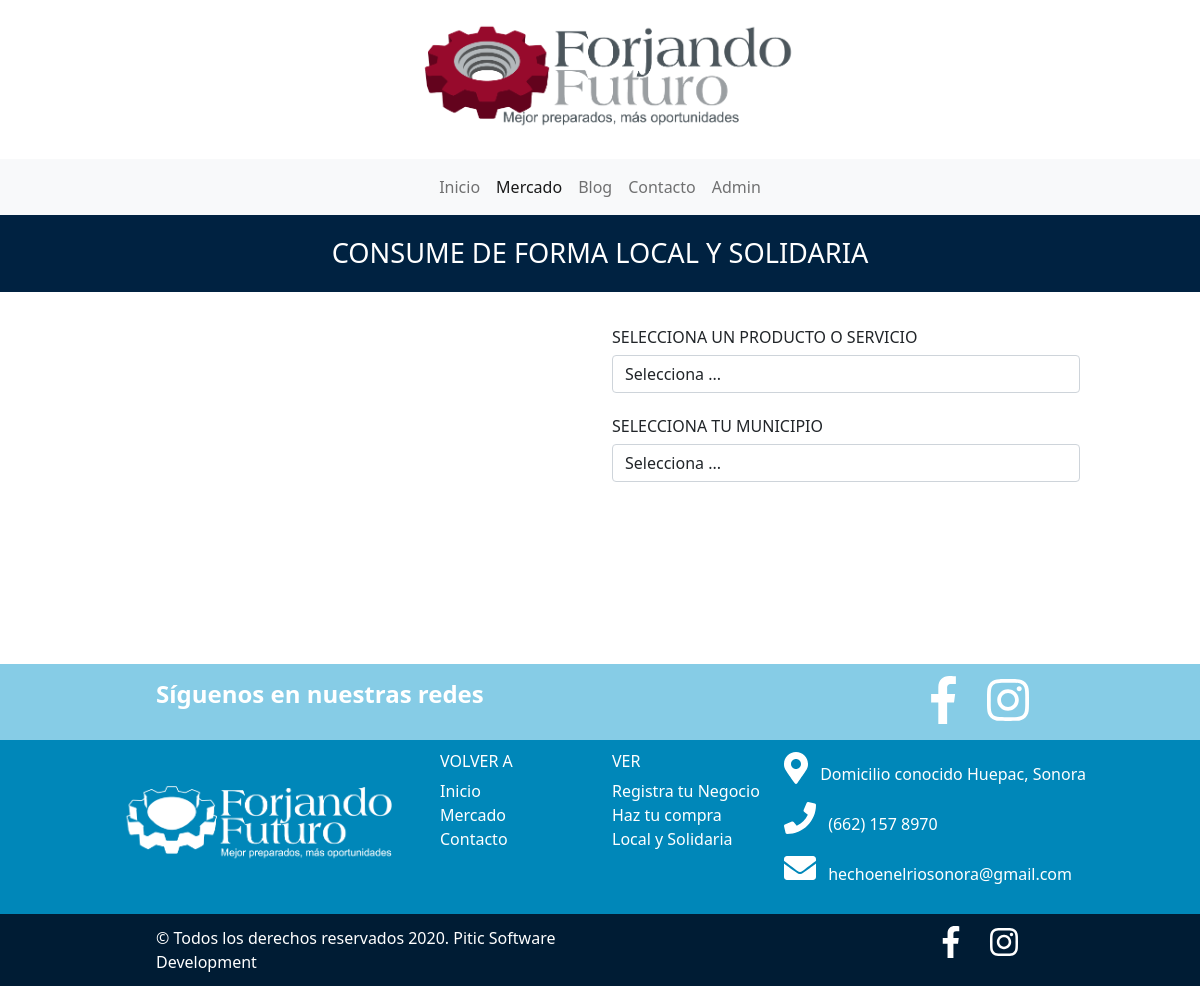
The page /market/company_list/ on the database its author committed.
### contact/models.py (models this page shows, shortened)
class Bussiness(models.Model):
    key = models.SlugField(verbose_name='Clave', max_length=100, unique=True)
    name= models.CharField(max_length=100, verbose_name='Nombre')
    address= models.CharField(max_length=100, verbose_name='Direccion')
    phone= models.CharField(max_length=100, verbose_name='Telefono')
    email= models.CharField(max_length=100, verbose_name='Correo electrónico')
    class Meta:
        verbose_name = 'Empresa'
        verbose_name_plural = 'Empresa'
        ordering = ['-name']

### market/views.py (the view)
# urls.py: path('company_list/', views.company_list, name='company_list'),
def company_list(request):
    companies = Company.objects.all()
    tags = Tag.objects.all()
    cities = City.objects.all()
    return render(request, "market/company_list.html", {'companies':companies, 'tags':tags, 'cities':cities})

### contact/processors.py (called while the page is built)
def ctx_dict(request):
    ctx={}
    bussiness = Bussiness.objects.all()[:1]
    for b in bussiness:
        print(b.name)
        ctx[b.key] = b
    return ctx

### market/models.py (called while the page is built)
    def __str__(self):
        return self.name

### market/templates/market/company_list.html (shortened to what this page needs)
{% extends  'core/base.html' %}
{% load static %}
{% block links %}
    <link href="{% static 'market/css/company_list.css' %}?" rel="stylesheet">
{% endblock links %}
{% load taggit_templatetags2_tags %}
{% block content %}
<div class="mercado-banner">
    <p>CONSUME DE FORMA LOCAL Y SOLIDARIA</p>
</div>
<div class="container-fluid">
    <div class="row">
        <div class="col-lg-6 col-sm-12">
            <div id='map' style="height: 300px"></div>
        </div>
        <div class="col-lg-6 col-sm-12">
            <div>
                <h6>SELECCIONA UN PRODUCTO O SERVICIO</h6>
                <select id='productInput' class="form-control">
                    <option>Selecciona ...</option>
                </select>
            </div>
            <br>
            <div>
                <h6>SELECCIONA TU MUNICIPIO</h6>
                <select id='cityInput' class="form-control">
                    <option>Selecciona ...</option>
                </select>
            </div>
        </div>
    </div>
</div>
{% endblock %}

### core/templates/core/base.html (shortened to what this page needs)
<!DOCTYPE html>
<html lang="es">
<head>
    {% load static %}
    <link rel="stylesheet" href="https://cdn.jsdelivr.net/npm/bulma@0.9.0/css/bulma.min.css">
    <link href="https://cdn.jsdelivr.net/npm/bootstrap@5.0.0-beta1/dist/css/bootstrap.min.css" rel="stylesheet"
>
    <link href="{% static 'core/css/base.css' %}?" rel="stylesheet">
    {% block links %}{% endblock links %}
</head>
<body>
    <div class='header big'>
        <figure class="image header-logo">
            <img src="{% static 'core/img/logos-50a.png'%}" alt="">
        </figure>
    </div>
    <nav class="navbar navbar-expand-lg navbar-light bg-light justify-content-center">
        <div class="collapse navbar-collapse justify-content-center" id="navbarNavAltMarkup">
            <div class="navbar-nav">
                <a class='nav-item nav-link text-center {% if request.path == "/"%} active {% endif %}'
                    href='/'>Inicio</a>
                <a class='nav-item nav-link text-center {% if request.path|slice:":8" == "/market/"%} active {% endif %}'
                    href='/market/company_list/'>
                    Mercado</a>
                <a class='nav-item nav-link text-center {% if request.path|slice:":6" == "/blog/"%} active {% endif %}'
                    href='/blog/'>Blog</a>
                <a class='nav-item nav-link text-center {% if request.path == "/contact/"%} active {% endif %}'
                    href='/contact/'>Contacto</a>
                <a class='nav-item nav-link text-center {% if request.path == "/contact/"%} active {% endif %}'
                    href='/admin/'>Admin</a>
            </div>
        </div>
    </nav>
    {% block content %} {% endblock %}
    <div class="socialcontent">
        <div class="row">
            <div class="col-lg-6 col-sm-12">
                <p>Síguenos en nuestras redes</p>
            </div>
            <div class="col-lg-2 col-sm-12">
            </div>
            <div class="col-lg-2 col-sm-12">
            </div>
            <div class="col-lg-2 col-sm-12 d-flex justify-content-center">
                <a href='https://www.facebook.com/hechoenelriosonora' target="_blank">
                    <i class="fab fa-2x fa-facebook-f"></i>
                </a>
                <a href='https://www.instagram.com/hechoenelriosonora/?hl=es-la' target="_blank">
                    <i class="fab fa-2x fa-instagram"></i>
                </a>
            </div>
        </div>
    </div>
    <div class="uppercontent" >
        <div class="row">
            <div class="col-lg-4 col-sm-12">
                <img class='footer-logo' src="{% static 'core/img/logos-49a.png' %}" alt="">
            </div>
            <div class="col-lg-4 col-sm-12">
                <div class="row">
                    <div class="col-lg-6 col-sm-12">
                        <h6>VOLVER A</h6>
                        <ul>
                            <li>
                                <a href='/'>Inicio</a>
                            </li>
                            <li>
                                <a href='/market/company_list'>Mercado</a>
                            </li>
                            <li>
                                <a href='/contact'>Contacto</a>
                            </li>
                        </ul>
                    </div>
                    <div class="col-lg-6 col-sm-12">
                        <h6>VER</h6>
                        <ul>
                            <li><a href='/market/register/'>Registra tu Negocio</a></li>
                            <li><a href='/market/'>Haz tu compra Local y Solidaria</a></li>
                        </ul>
                    </div>
                </div>
            </div>
            <div class="col-lg-4 col-sm-12">
                <div>
                    <div class="mb-3">
                        <i class=" fas fa-2x fa-map-marker-alt "></i>
                        <span class='px-2'>{{EIDE.address}}</span>
                    </div>
                    <div class="mb-3">
                        <i class=" fas fa-2x fa-phone"></i>
                        <span class='px-2'>{{EIDE.phone}}</span>
                    </div>
                    <div class="mb-3">
                        <i class=" fas fa-2x fa-envelope"></i>
                        <span class='px-2'>{{EIDE.email}}</span>
                    </div>
                </div>
            </div>
        </div>
    </div>
    <div class="bottomcontent">
        <div class="row">
            <div class="col-lg-6 col-sm-12">
                <span>© Todos los derechos reservados 2020.</span>
                <a href='https://piticmkt.com/' target="_blank">Pitic
                        Software Development
                </a>
            </div>
            <div class="col-lg-2 col-sm-12">
            </div>
            <div class="col-lg-2 col-sm-12">
            </div>
            <div class="col-lg-2 col-sm-12 d-flex justify-content-center">
                <a href='https://www.facebook.com/piticmkt/' target="_blank">
                    <i class="fab fa-2x fa-facebook-f"></i>
                </a>
                <a href='https://www.instagram.com/piticmkt/' target="_blank">
                    <i class="fab fa-2x fa-instagram"></i>
                </a>
            </div>
        </div>
    </div>
</body>
</html>

### static/core/css/base.css (style rules this page uses)
body { border: 0; font-size: 100%; margin: 0; padding: 0; }
a { text-decoration: none !important; }
ul { list-style-type: none; padding: 0; }
.container-fluid { padding: 3% 10%; }
.header { display: flex; justify-content: center; background-repeat: repeta-y; background-size: 100%, 100px; height: fit-content; }
.header-logo { width: 35%; }
.socialcontent { background-color: rgb(134, 204, 230); color: white; font-size: 1.5em; font-weight: bold; padding: 1% 13%; }
.socialcontent svg { color: white; margin: 0 15px; }
.uppercontent { background-color: rgb(0, 135, 185); color: white; padding: 1% 8%; }
.uppercontent a { color: white; }
.bottomcontent { background-color: rgb(0, 28, 52); color: white; font-size: 1em; padding: 1% 13%; }
.bottomcontent a { color: white; }
.bottomcontent svg { color: white; margin: 0 15px; }

### static/market/css/company_list.css (style rules this page uses)
.mercado-banner { background-color: rgb(0, 34, 65); padding: 1.5% 5%; width: 100%; }
.mercado-banner p { color: white; font-size: 1.7em; text-align: center; margin: 0; }

### rows shown on the page
Bussiness: address "Domicilio conocido Huepac, Sonora", phone "(662) 157 8970", email "hechoenelriosonora@gmail.com"
